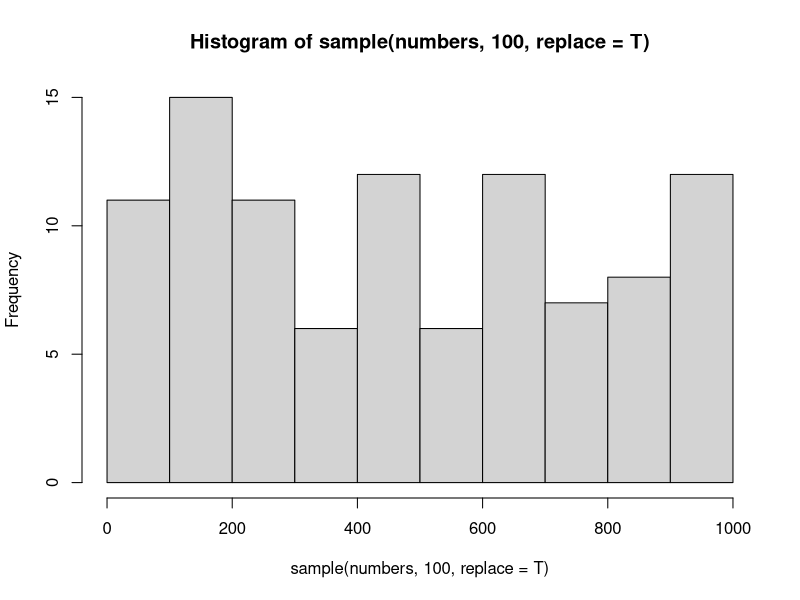
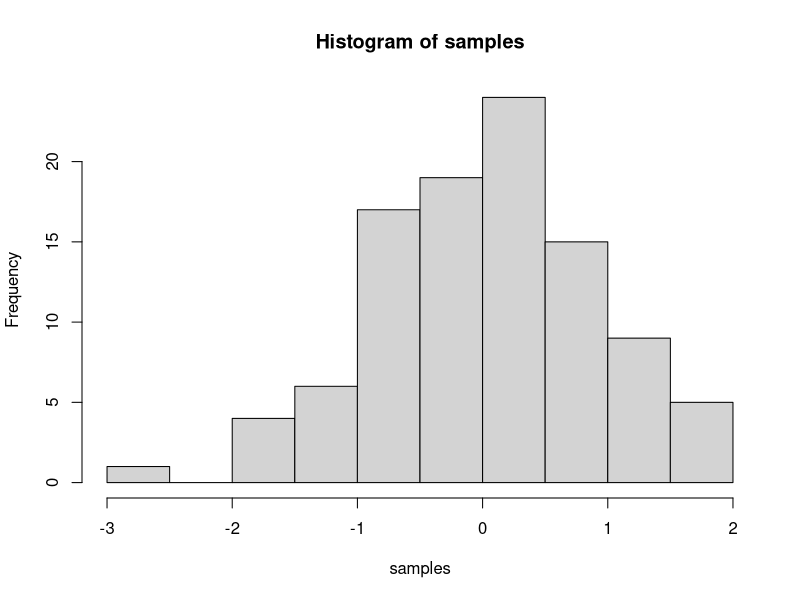

Reproduce these figures in R, in order.
## ---- chunk 1
knitr::opts_chunk$set(message=FALSE,warning=FALSE, cache=TRUE)
## ---- chunk 2
numbers <- 1:1000

# This will print the first 10 elements of the vector numbers
numbers[1:10]

# This will plot a histogram of 100 random elements of the vector numbers
hist(sample(numbers, 100, replace = T))
## ---- chunk 3
samples <- rnorm(100, mean=0, sd=1)
hist(samples)
